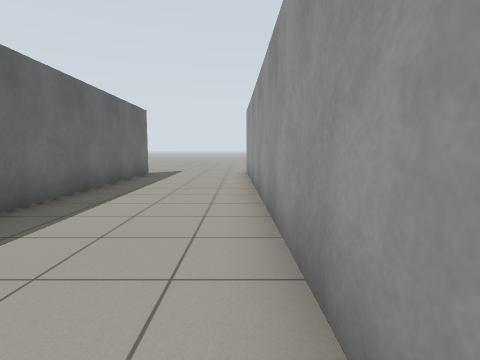
[1] (above)

15 first-person views from a walk through a Gazebo world. The camera is 0.94 m above the floor, tilts 6° down and sees 80° across. The lines on the ground mark 1 m squares. The floor is counted in squares, 1 m on a side. Each view is taken from the middle of a square. On the plan, view 1 faces up. The plan holds only what a view shows up to about 11 squares ahead; the rest is blank.

[2]
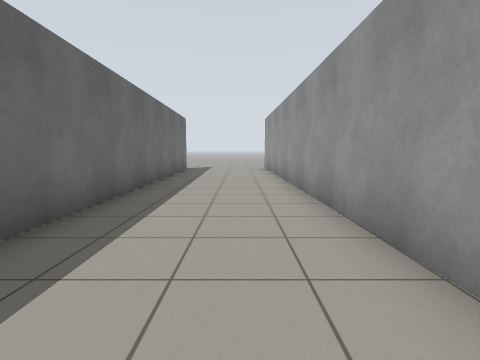

[3]
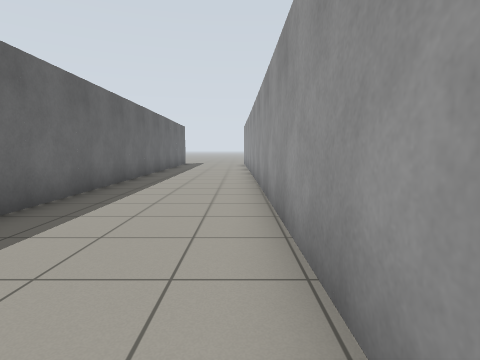

[4]
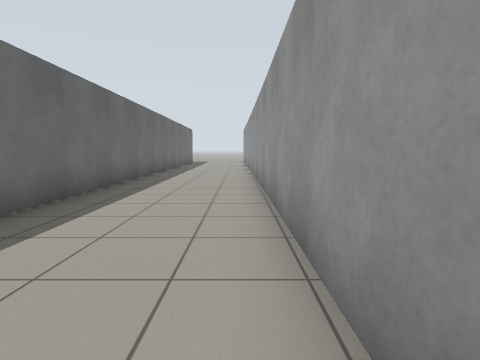

[5]
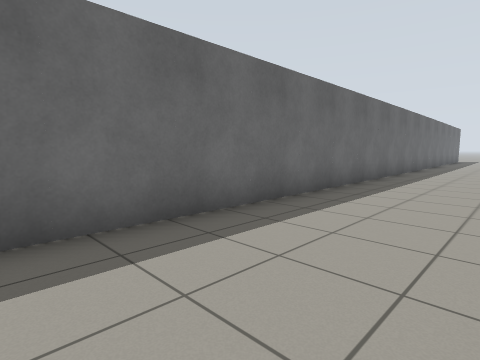

[6]
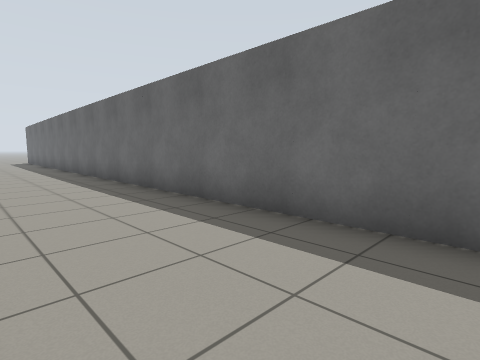

[7]
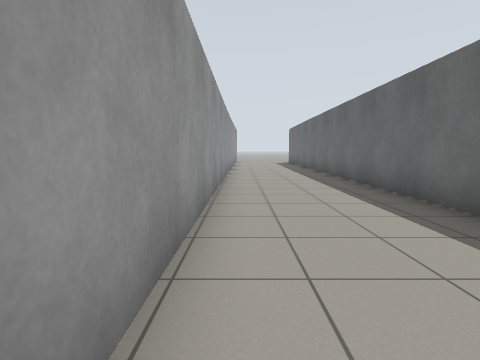

[8]
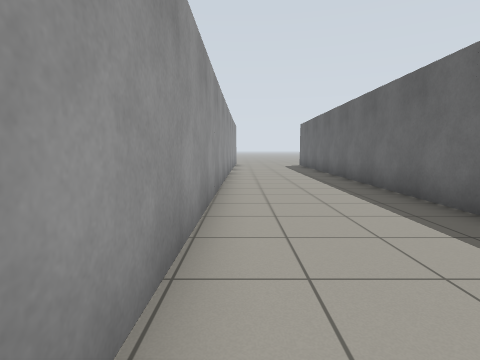

[9]
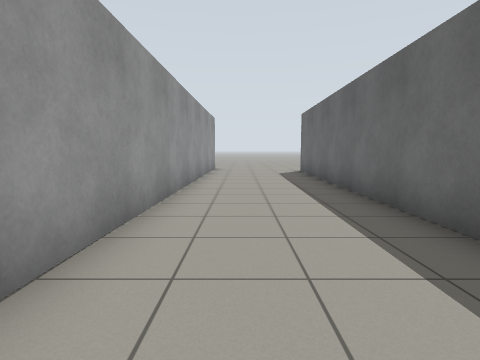

[10]
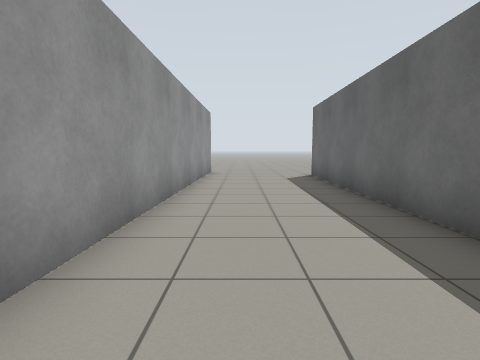

[11]
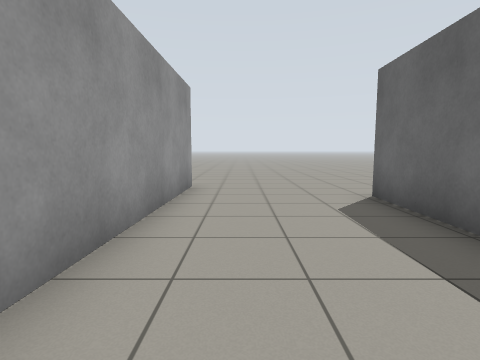

[12]
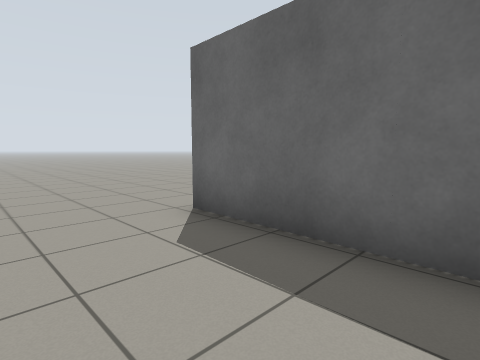

[13]
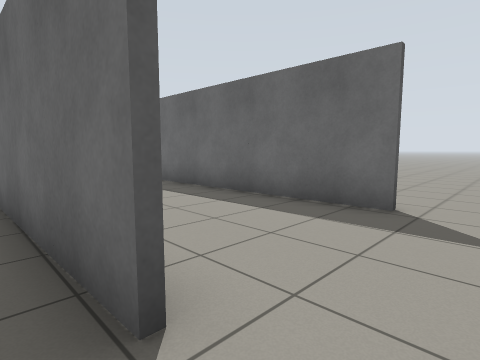

[14]
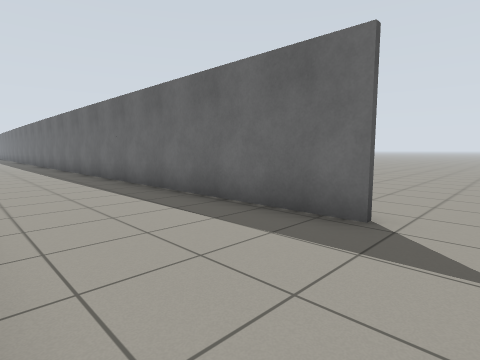

[15]
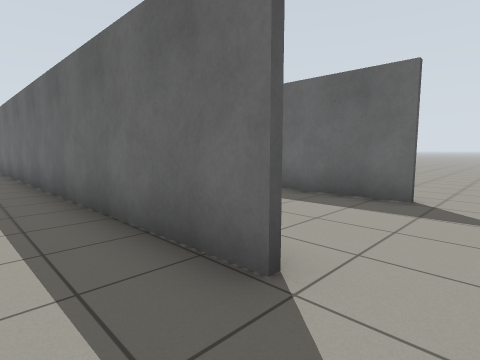

### Floor plan
Points are (right, up) in squares from view 1. A wall is a line through its corners. A room is listed if a view was taken in it or the views show most of it. See-through windows are left out.
Room 1 (views 1, 2, 3, 4, 5, 6, 7, 8, 9, 10, 11, 12)
walls: (0.7, -10.4) (0.4, 10.6); (-3.4, -7.7) (-3.4, -31.9); (-3.6, -31.7) (-3.7, -37.9); (0.5, -35) (0.6, -16.7); (0.2, -39.5) (0.4, -34.8); (-3.7, 11.7) (-3.3, -7.9)
ways out: opening at (0, 12.5) to room 2; opening at (-4, 12.5); opening at (0, -40)
Room 2 (views 13, 14, 15)
walls: (0.4, 11.8) (0.7, -1.3)
ways out: opening at (0, 12.5) to room 1

Where each view was taken, in squares from view 1:
view 1: 0 up, 0 right, facing up
view 2: 3 down, 1 left, facing up
view 3: 8 down, 0 right, facing up
view 4: 11 down, 0 right, facing up
view 5: 16 down, 0 right, facing up-left
view 6: 13 down, 0 right, facing down-left
view 7: 16 down, 0 right, facing down
view 8: 20 down, 0 right, facing down
view 9: 25 down, 1 left, facing down
view 10: 27 down, 1 left, facing down
view 11: 32 down, 1 left, facing down
view 12: 34 down, 1 left, facing down-left
view 13: 13 up, 1 right, facing down-left
view 14: 13 up, 0 right, facing down-left
view 15: 13 up, 2 right, facing down-left
